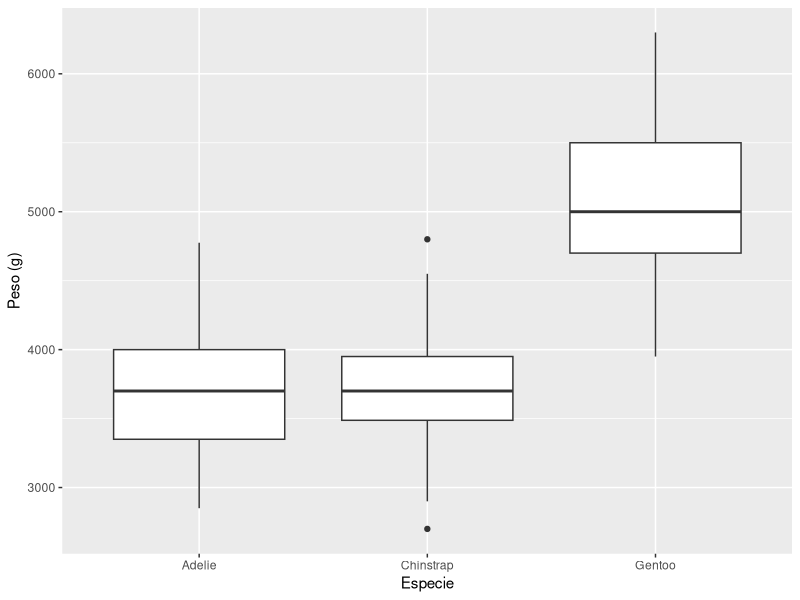
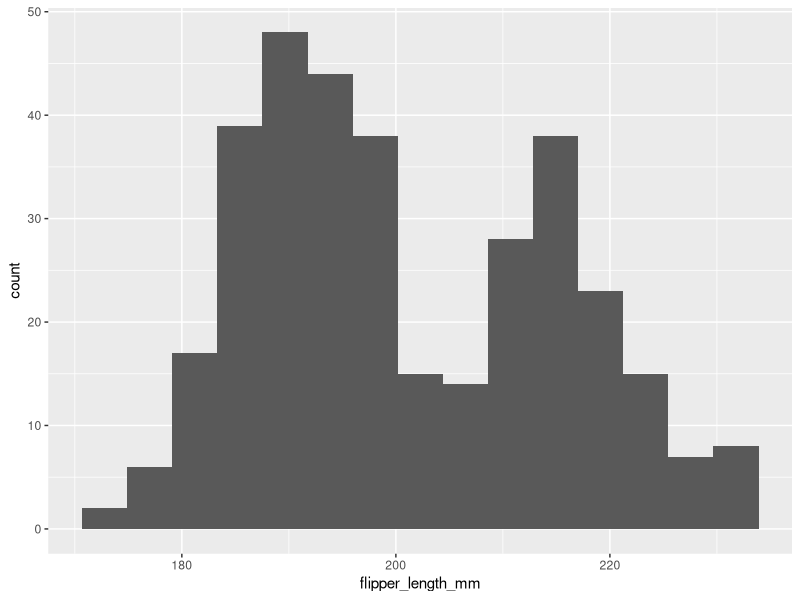

R code for these plots, in order:
## ---- chunk 1
library(tidyverse)
library(palmerpenguins)
## ---- chunk 2
notas <- c(6.5, 8, 5.5, 9, 7)
mean(notas)
max(notas)
## ---- chunk 3
dim(penguins)
head(penguins)
## ---- chunk 4
penguins |>
  group_by(species) |>
  summarise(peso_medio = mean(body_mass_g, na.rm = TRUE))
## ---- chunk 5
#| label: fig-pinguinos
#| fig-cap: "Peso corporal según la especie."
ggplot(penguins, aes(x = species, y = body_mass_g)) +
  geom_boxplot(na.rm = TRUE) +
  labs(x = "Especie", y = "Peso (g)")
## ---- chunk 6
# 1
edades <- c(20, 25, 31, 22, 28)
median(edades)

# 2
table(penguins$island)

# 3
penguins |>
  group_by(species) |>
  summarise(pico_medio = mean(bill_length_mm, na.rm = TRUE))

# 4
ggplot(penguins, aes(x = flipper_length_mm)) +
  geom_histogram(bins = 15, na.rm = TRUE)
